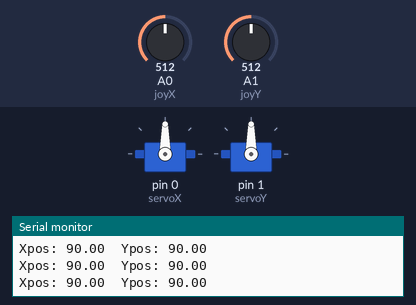
Recording of a sketch running on a simulated Arduino Uno, built with avr-gcc and run on an emulated ATmega328P. Shown: 2 × servo, the last lines printed to the serial monitor. The inputs (shaded band) are chosen by the test bench; at power-on: A0 (joyX) = 512, A1 (joyY) = 512.

Above: at 1.2 s.
1.3 s: A0 (joyX) set to 544
2.8 s: A0 (joyX) set to 553
At 4.11 s:
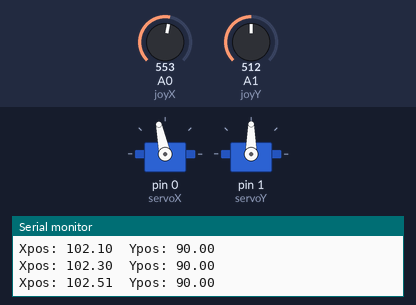
5.8 s: A1 (joyY) set to 541
8.8 s: A1 (joyY) set to 553
At 9.05 s:
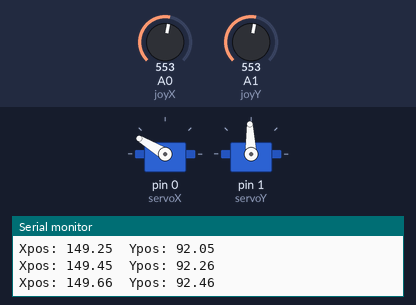
11.8 s: A1 (joyY) set to 511
At 13.0 s:
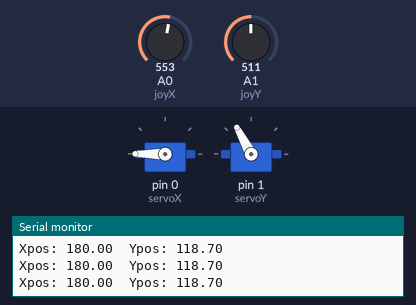
13.7 s: A0 (joyX) set to 478
15.2 s: A0 (joyX) set to 463
At 16.29 s:
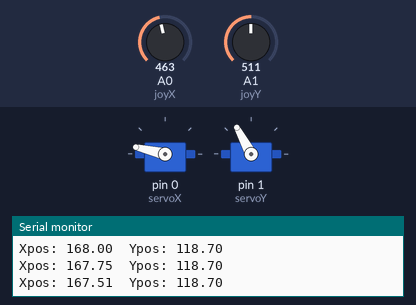
Timing chart, 0 to 22.0 s (numbered marks = the images above; inputs shaded):
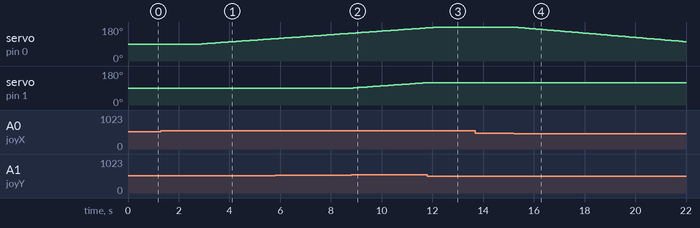

The sketch:

joystick_servo_180_intensity.ino
```cpp
#include <Servo.h>

Servo servoX;
Servo servoY;

int joyX = A0;
int joyY = A1;

float servoXPos = 90;
float servoYPos = 90;

int center = 512;
int deadzone = 40;

void setup() {
  Serial.begin(115200);

  servoX.attach(0); // GP0
  servoY.attach(1); // GP1

  servoX.write(servoXPos);
  servoY.write(servoYPos);
}

void loop() {

  int x = analogRead(joyX);
  int y = analogRead(joyY);

  int dx = x - center;
  int dy = y - center;

  if (abs(dx) > deadzone) {
    servoXPos += dx / 200.0;   // citlivosť
  }

  if (abs(dy) > deadzone) {
    servoYPos += dy / 200.0;
  }

  servoXPos = constrain(servoXPos, 0, 180);
  servoYPos = constrain(servoYPos, 0, 180);

  servoX.write(servoXPos);
  servoY.write(servoYPos);

  Serial.print("Xpos: ");
  Serial.print(servoXPos);
  Serial.print("  Ypos: ");
  Serial.println(servoYPos);

  delay(20);
}
```

Measured:
- the behaviour switches between 552 and 553 on A0 (joyX) (found by bisection; images 0 and 1)
- the behaviour switches between 552 and 553 on A1 (joyY) (found by bisection; images 1 and 2)
- the behaviour switches between 472 and 471 on A0 (joyX) (found by bisection; images 3 and 4)
- after the input at 2.8 s, servo on pin 0 (servoX): moves from 90° to 118° over 2.8 s, starting after 0.11 s
- after the input at 8.8 s, servo on pin 1 (servoY): moves from 90° to 118° over 2.8 s, starting after 0.09 s
- after the input at 11.8 s, servo on pin 1 (servoY): stays 118° (without the input it goes to 119° after 0.04 s)
- after the input at 15.2 s, servo on pin 0 (servoX): moves from 180° to 102° over 6.8 s, starting at once
